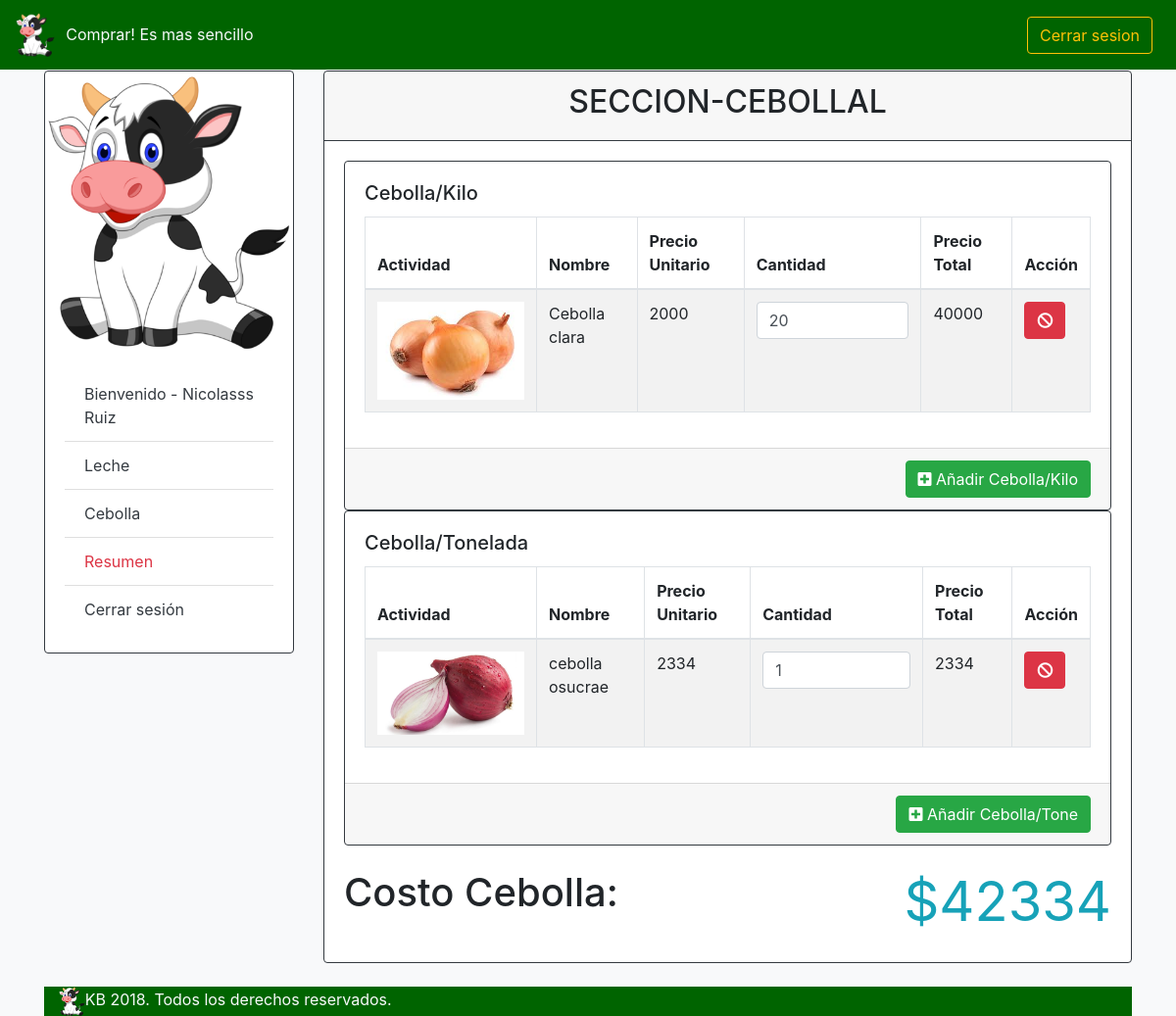
/LunaMiel/ (signed in), run on an earlier commit of the app's database.
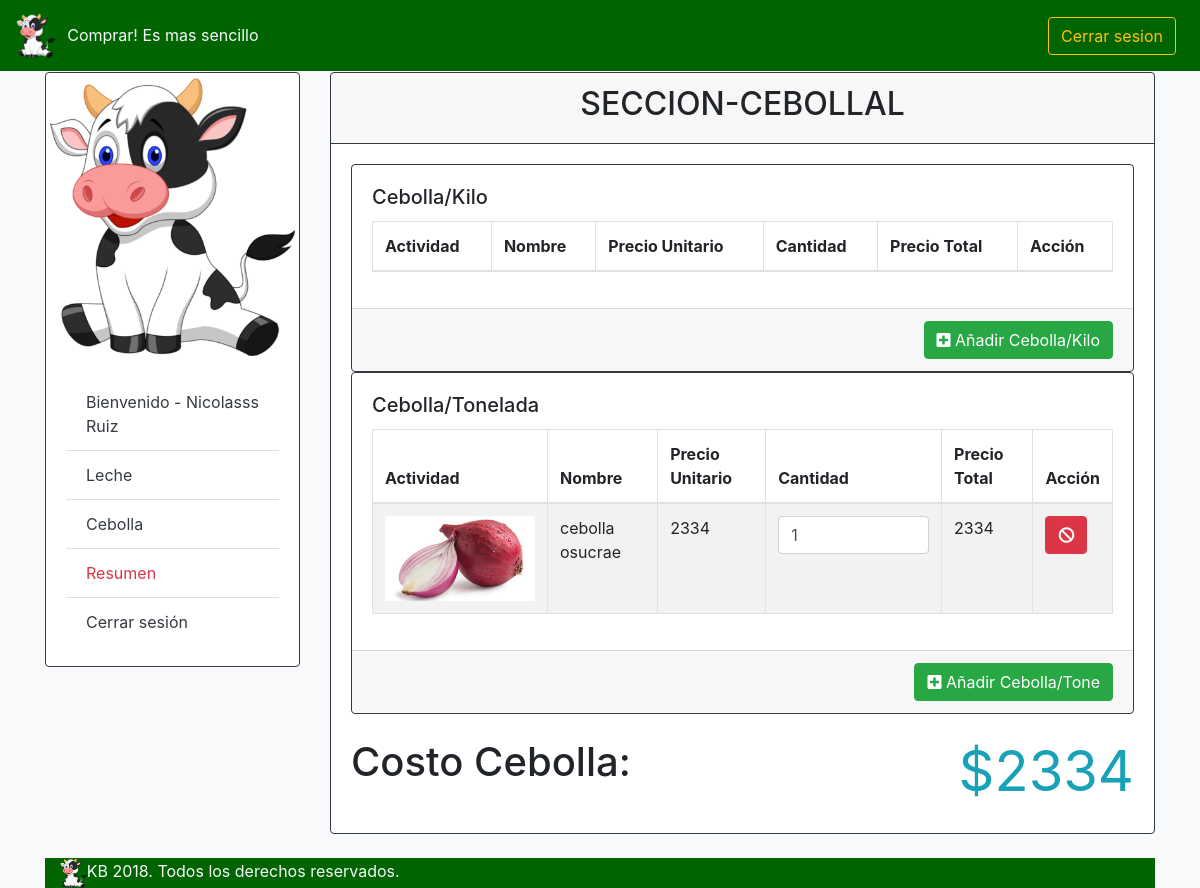
And on a later commit of the database.
### Pareja/models.py (models this page shows, shortened)
class Enamorado(models.Model):
	User=models.OneToOneField(User, on_delete=models.CASCADE)
	cedula=models.CharField(max_length=50, validators=[numeric_validator])
	telefono=models.CharField(max_length=50, null=True, blank=True, default=None)
	precio=models.BigIntegerField(default=0)
	class Meta:
		app_label = 'Pareja'

### LunaMiel/models.py (models this page shows, shortened)
class ActividadCarrito(models.Model):
	LunaMielEvento=models.ForeignKey(LunaMielEvento, on_delete=models.CASCADE)
	Actividad=models.ForeignKey(Actividad, on_delete=models.CASCADE)
	cantidad = models.IntegerField(default=1)
	def total(self):
		return self.Actividad.precio*self.cantidad

class Actividad(models.Model):
	nombre=models.CharField(max_length=250)
	imagen=models.ImageField(null=True, blank=True, default=None, upload_to="LunaMiel/Actividad")
	precio=models.BigIntegerField(default=0)
	class Meta:
		verbose_name = "Actividad"
		verbose_name_plural = "Actividades"

class HotelCarrito(models.Model):
	Hotel=models.ForeignKey(Hotel, on_delete=models.CASCADE)
	LunaMielEvento=models.ForeignKey(LunaMielEvento, on_delete=models.CASCADE)
	cantidad = models.IntegerField(default=1)
	def total(self):
		return self.Hotel.precio*self.cantidad

class Hotel(models.Model):
	nombre=models.CharField(max_length=250)
	descripcion=models.TextField(max_length=1000, null=True, blank=True, default=None)
	calificacion=models.IntegerField()
	imagen=models.ImageField(null=True, blank=True, default=None, upload_to="LunaMiel/Hotel")
	precio=models.BigIntegerField(default=0)
	class Meta:
		verbose_name = "Hotel"
		verbose_name_plural = "Hoteles"

class LunaMielEvento(models.Model):
	Boda=models.ForeignKey(Boda, on_delete=models.CASCADE)
	precio=models.BigIntegerField(default=0)

### LunaMiel/views.py (the view)
# urls.py: path('',dashboardView , name='dashboard'),
@login_required(login_url='index')
def dashboardView(request):
    ctx = baseContext(request)
    actividades = Actividad.objects.all()
    hoteles = Hotel.objects.all()
    ctx['actividades'] = actividades
    ctx['hoteles'] = hoteles
    return render(request, 'LunaMiel/dashboard.html', ctx)

### Fiesta/utils.py (called while the page is built)
def getPriceFormat(value):
    string = str(value)
    keys = [ string[::-1][i:i+3] for i in range(0, len(string), 3)]
    finalValue = '.'.join(keys)[::-1]
    return finalValue

### LunaMiel/utils.py (called while the page is built)
def baseContext(request):
    user = request.user
    enamorado = Enamorado.objects.get(User_id=user)
    boda = Boda.objects.filter(Enamorado1_id=enamorado.id)
    boda = boda[0]
    fiesta = FiestaEvento.objects.filter(Boda_id=boda.id).first()
    luna = LunaMielEvento.objects.filter(Boda_id=boda.id).first()
    precio_pareja = int(boda.Enamorado1.precio)
    print("user id ->", user.id)
    return {
        'user_id': user,
        'boda_id':boda.id,
        'fiesta_id':fiesta.id,
        'enamorado': boda.Enamorado1,
        'precio_pareja': getPriceFormat(precio_pareja),
        'precio_boda': getPriceFormat(boda.precio),
        'enamoradoNombre': boda.Enamorado1,
        'luna':luna,
        'boda': boda
    }

### templates/LunaMiel/dashboard.html (shortened to what this page needs)
{% extends 'base/base.html' %}
{% block name_mod %}
	<div class="card-header border-dark">
        <h2 class="text-center">SECCION-CEBOLLAL</h2>
  	</div>
{% endblock name_mod %}
{% block styles %}
    {% load static %}
    <link rel="stylesheet" href="{% static "css/LunaMiel/fontawesome/css/fontawesome-all.min.css" %}">
    <link rel="stylesheet" href="{% static "css/LunaMiel/datatables/css/dataTables.bootstrap4.css" %}">
    <link rel="stylesheet" href="{% static "css/LunaMiel/luna.css" %}">
{% endblock styles %}
{%  block content %}
<div class="card border-dark">
    <div class="card-body">
        <h5 class="card-title">Cebolla/Kilo</h5>
        <table id="tabla_actividades" class="table table-striped table-bordered" style="width: 100%">
                    <thead>
                        <tr>
                            <th>Actividad</th>
                            <th>Nombre</th>
                            <th>Precio Unitario</th>
                            <th>Cantidad</th>
                            <th>Precio Total</th>
                            <th>Acción</th>
                        </tr>
                    </thead>
                    <tbody>
                    {%  for actividad in luna.actividadcarrito_set.all %}
                        <tr data-id="a{{ actividad.Actividad_id }}">
                            <td>
                                <img class="imagen" src="{%  get_media_prefix %}{{ actividad.Actividad.imagen }}">
                            </td>
                            <td>{{ actividad.Actividad.nombre }}</td>
                            <td>{{ actividad.Actividad.precio }}</td>
                            <td>
                                <input type="number" min="1" class="form-control" onchange="actualizarActividad({{ actividad.Actividad_id }})" value="{{ actividad.cantidad }}" />
                            </td>
                            <td>
                                {{  actividad.total }}
                            </td>
                            <td>
                                <button class="btn btn-danger" onclick="removerCantidad({{ actividad.Actividad_id }})" ><i class="fa fa-ban"></i></button>
                            </td>
                        </tr>
                    {% endfor %}
                    </tbody>
        </table>
    </div>
    <div class="card-footer">
        <button type="button" data-toggle="modal" data-target="#modal_actividad_anadir" class="btn btn-success float-right"><i class="fa fa-plus-square"></i> Añadir Cebolla/Kilo</button>
    </div>
</div>
<div class="card border-dark mt-30">
    <div class="card-body">
        <h5 class="card-title">Cebolla/Tonelada</h5>
        <table id="tabla_hoteles" class="table table-striped table-bordered" style="width: 100%">
                    <thead>
                        <tr>
                            <th>Actividad</th>
                            <th>Nombre</th>
                            <th>Precio Unitario</th>
                            <th>Cantidad</th>
                            <th>Precio Total</th>
                            <th>Acción</th>
                        </tr>
                    </thead>
                    <tbody>
                    {%  for hotel in luna.hotelcarrito_set.all %}
                        <tr data-id="h{{ hotel.Hotel_id }}">
                            <td>
                                <img class="imagen" src="{%  get_media_prefix %}{{ hotel.Hotel.imagen }}">
                            </td>
                            <td>{{ hotel.Hotel.nombre }}</td>
                            <td>{{ hotel.Hotel.precio }}</td>
                            <td>
                                <input type="number" min="1" class="form-control" onchange="actualizarHotel({{ hotel.Hotel_id }})" value="{{ hotel.cantidad }}" />
                            </td>
                            <td>
                                {{  hotel.total }}
                            </td>
                            <td>
                                <button class="btn btn-danger" onclick="removerCantidadHotel({{ hotel.Hotel_id }})" ><i class="fa fa-ban"></i></button>
                            </td>
                        </tr>
                    {% endfor %}
                    </tbody>
        </table>
    </div>
    <div class="card-footer">
        <button type="button" data-toggle="modal" data-target="#modal_hotel_anadir" class="btn btn-success float-right"><i class="fa fa-plus-square"></i> Añadir Cebolla/Tone</button>
    </div>
</div>
<div class="row mt-4">
    <div class="col text-left">
        <h1>Costo Cebolla:</h1>
    </div>
    <div class="col text-right">
        <h1 class="display-4 text-info"><strong id="precio_total">${{luna.precio}}</strong></h1>
    </div>
</div>
{%  endblock content %}

### templates/base/base.html (shortened to what this page needs)
<!DOCTYPE html>
<html lang="es">
<head>
	{% load staticfiles %}
	<link rel="stylesheet" href="{% static "css/base.css" %}">
	<link rel="stylesheet" href="{% static "css/bootstrap.min.css" %}">
    {% block styles %}
	{% endblock styles %}
</head>
<body class="bg-light">
	<header>
	    <nav class="navbar fixed-top navbar-dark navbar-expand-md" style="background-color: #006400;">
	        <div class="row">
	            <div class="col-2">
	                <a class="navbar-brand">
	                    <img id="" src="/static/img/vacaanimada.png" alt="" height="45">
	                </a>
	            </div>
	            <div class="col-10 align-self-end d-none d-xl-block">
	                <p class="text-light">Comprar! Es mas sencillo</p>
	            </div>
	        </div>
	        <div class="collapse navbar-collapse" id="navbarCollapse">
	            <div class="btn-group mr-2" role="group" aria-label="Second group">
	                <a class="btn btn-outline-warning " href="{% url 'Pareja:cerrar-sesion' %}">Cerrar sesion</a>
	            </div>
	        </div>
	    </nav>
	</header>
	<div class="container container-md-fluid">
		<div class="row mt-5 pt-4 pt-md-12 mb-4">
			<div class="d-none d-md-block col-lg-3 col-md-4 col-sm-12">
				<div class="card border-dark">
  					<img class="card-img-top" src="{% static 'img/vacaanimada.png' %}">
  					<div class="card-body">
    					<ul class="list-group list-group-flush">
						  <li class="list-group-item">
						  	<a href="{% url 'Pareja:actualizar' %}" class="text-dark" data-toggle="" aria-expanded="true" aria-controls="">
								Bienvenido - {{ enamoradoNombre.User.first_name }} {{ enamoradoNombre.User.last_name }}
							</a>
						  </li>
						  <li class="list-group-item">
						  	<a href="{% url 'Fiesta:dashboard' user_id boda_id fiesta_id %}" class="text-dark" data-toggle="" aria-expanded="true" aria-controls="">
								Leche
							</a>
						  </li>
						  <li class="list-group-item">
						  	<a href="{% url 'LunaMiel:dashboard' %}" class="text-dark" data-toggle="" aria-expanded="true" aria-controls="">
								Cebolla
							</a>
						  </li>
						  <li class="list-group-item">
						  	<a href="{% url 'tableroResumen' %}" class="text-danger" data-toggle="" aria-expanded="true" aria-controls="">
								Resumen
							</a>
						  </li>
						  <li class="list-group-item">
						  	<a href="{% url 'Pareja:cerrar-sesion' %}" class="text-dark" data-toggle="" aria-expanded="true" aria-controls="">
								Cerrar sesión
							</a>
						  </li>
						</ul>
  					</div>
				</div>
			</div>
			<div class="col-lg-9 col-md-8 col-sm-12">
				<div class="card border-dark">
					{% block name_mod %}
					{% endblock name_mod %}
  				<div class="card-body">
					<div class="content">
						{% block content %}
						{% endblock content %}
					</div>
    			</div>
			</div>
		</div>
	</div>
  <footer class="footer" style="background-color: #006400;">
    <div class="container">
      <div class="row">
        <div class="col">
            <div class="text-light"><img id="" src="../static/img/vacaanimada.png" alt="" height="30">KB 2018. Todos los derechos reservados.</div>
                </div>
            </div>
        </div>
    </footer>
</body>
</html>

### templates/LunaMiel/scripts.html (shortened to what this page needs)
{% load static %}

### static/css/base.css (style rules this page uses)
* { -webkit-box-sizing: border-box; -moz-box-sizing:border-box; box-sizing: border-box; list-style: none; text-decoration: none; }
body { line-height: 18px; padding: 0; margin: 0; overflow-x: hidden; }
a { text-align: none; text-decoration: none; }

### static/css/LunaMiel/luna.css (style rules this page uses)
.table .imagen { max-width: 150px; height: auto; max-height: 150px; display: block; margin-left: auto; margin-right: auto; }

What changed in the data, as far as the page shows it:
removed ActividadCarrito: Actividad.imagen (picture), Actividad.nombre "Cebolla clara", Actividad.precio "2000", cantidad "20", total "40000"
changed LunaMielEvento: precio "42334" → "2334"
